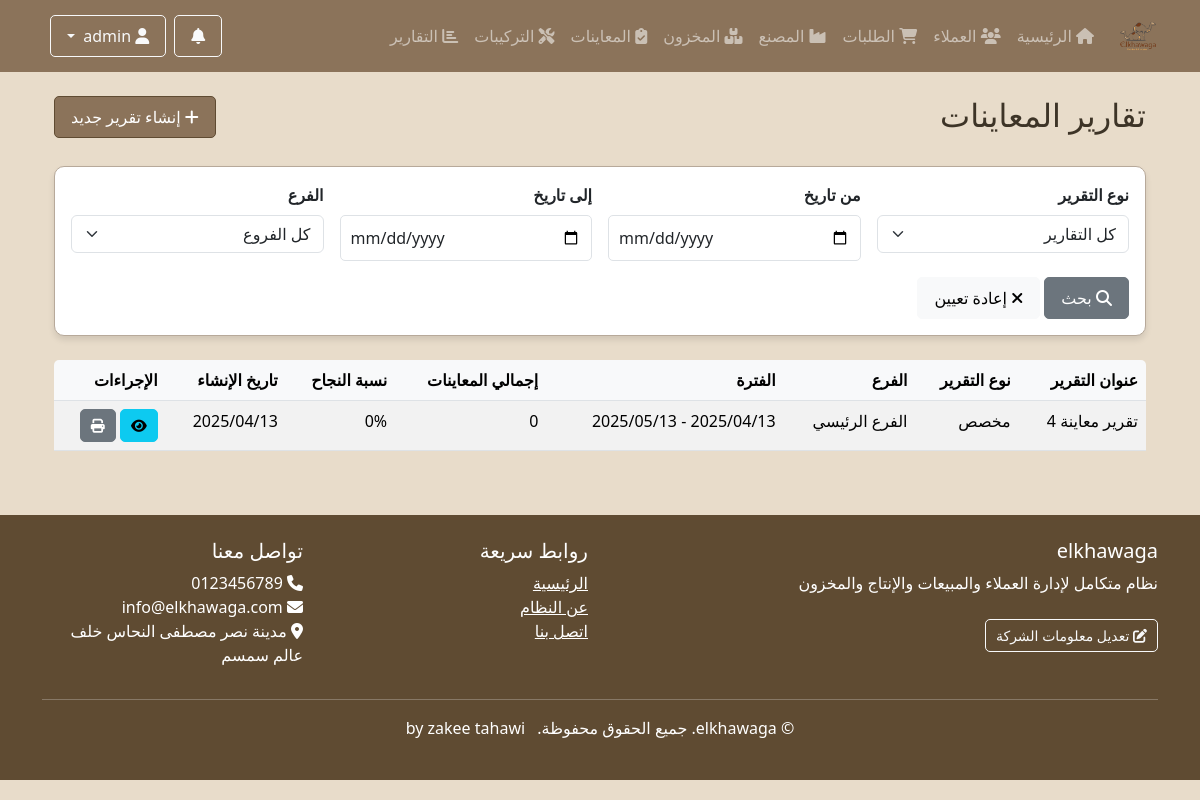
Screenshot of /inspections/reports/ (signed in) with the database file from the repository.
### accounts/models.py (models this page shows, shortened)
class Department(models.Model):
    name = models.CharField(_('اسم القسم'), max_length=100)
    code = models.CharField(_('كود القسم'), max_length=20, unique=True)
    description = models.TextField(_('الوصف'), blank=True)
    icon = models.CharField(_('أيقونة'), max_length=50, default='fas fa-building')
    url_name = models.CharField(_('اسم URL'), max_length=100, help_text=_('اسم URL للقسم في نظام التوجيه'))
    is_active = models.BooleanField(_('نشط'), default=True)
    order = models.PositiveIntegerField(_('الترتيب'), default=0)
    class Meta:
        verbose_name = _('قسم')
        verbose_name_plural = _('الأقسام')
        ordering = ['order', 'name']

class Branch(models.Model):
    code = models.CharField(_('كود الفرع'), max_length=3, unique=True)
    name = models.CharField(_('اسم الفرع'), max_length=100)
    address = models.TextField(_('العنوان'))
    phone = models.CharField(_('رقم الهاتف'), max_length=20)
    email = models.EmailField(_('البريد الإلكتروني'), blank=True)
    is_active = models.BooleanField(_('نشط'), default=True)
    is_main_branch = models.BooleanField(_('فرع رئيسي'), default=False)
    class Meta:
        verbose_name = _('فرع')
        verbose_name_plural = _('الفروع')
        ordering = ['code']

class CompanyInfo(models.Model):
    name = models.CharField(_('اسم الشركة'), max_length=255)
    logo = models.ImageField(_('شعار الشركة'), upload_to='company/', null=True, blank=True)
    description = models.TextField(_('وصف الشركة'), blank=True, default="نظام متكامل لإدارة العملاء والمبيعات والإنتاج والمخزون")
    address = models.TextField(_('العنوان'))
    phone = models.CharField(_('رقم الهاتف'), max_length=20)
    email = models.EmailField(_('البريد الإلكتروني'))
    website = models.URLField(_('الموقع الإلكتروني'), blank=True)
    tax_number = models.CharField(_('الرقم الضريبي'), max_length=50, blank=True)
    commercial_register = models.CharField(_('السجل التجاري'), max_length=50, blank=True)
    facebook = models.URLField(_('فيسبوك'), blank=True)
    twitter = models.URLField(_('تويتر'), blank=True)
    instagram = models.URLField(_('انستغرام'), blank=True)
    linkedin = models.URLField(_('لينكد إن'), blank=True)
    about = models.TextField(_('نبذة عن الشركة'), blank=True)
    vision = models.TextField(_('رؤية الشركة'), blank=True)
    mission = models.TextField(_('رسالة الشركة'), blank=True)
    primary_color = models.CharField(_('اللون الرئيسي'), max_length=7, default='#007bff')
    secondary_color = models.CharField(_('اللون الثانوي'), max_length=7, default='#6c757d')
    accent_color = models.CharField(_('لون التمييز'), max_length=7, default='#28a745')
    class Meta:
        verbose_name = _('معلومات الشركة')
        verbose_name_plural = _('معلومات الشركة')

### inspections/models.py (models this page shows, shortened)
class InspectionReport(models.Model):
    REPORT_TYPE_CHOICES = [
        ('daily', _('يومي')),
        ('weekly', _('أسبوعي')),
        ('monthly', _('شهري')),
        ('custom', _('مخصص')),
    ]
    title = models.CharField(_('عنوان التقرير'), max_length=200)
    report_type = models.CharField(_('نوع التقرير'), max_length=10, choices=REPORT_TYPE_CHOICES)
    branch = models.ForeignKey(Branch, on_delete=models.CASCADE, related_name='inspection_reports', verbose_name=_('الفرع'))
    date_from = models.DateField(_('من تاريخ'))
    date_to = models.DateField(_('إلى تاريخ'))
    total_inspections = models.IntegerField(_('إجمالي المعاينات'), default=0)
    successful_inspections = models.IntegerField(_('المعاينات الناجحة'), default=0)
    pending_inspections = models.IntegerField(_('المعاينات المعلقة'), default=0)
    cancelled_inspections = models.IntegerField(_('المعاينات الملغاة'), default=0)
    notes = models.TextField(_('ملاحظات'), blank=True)
    created_at = models.DateTimeField(_('تاريخ إنشاء التقرير'), auto_now_add=True)
    created_by = models.ForeignKey(User, on_delete=models.SET_NULL, null=True, related_name='inspection_reports_created', verbose_name=_('تم الإنشاء بواسطة'))
    class Meta:
        verbose_name = _('تقرير معاينات')
        verbose_name_plural = _('تقارير المعاينات')
        ordering = ['-created_at']

### inspections/views.py (the view)
# urls.py: path('reports/', views.ReportListView.as_view(), name='report_list'),
class ReportListView(LoginRequiredMixin, ListView):
    model = InspectionReport
    template_name = 'inspections/report_list.html'
    context_object_name = 'reports'
    paginate_by = 10
    def get_queryset(self):
        queryset = super().get_queryset()
        if not self.request.user.is_superuser:
            queryset = queryset.filter(branch=self.request.user.branch)
        return queryset.order_by('-created_at')

### templates/inspections/report_list.html (shortened to what this page needs)
{% extends 'base.html' %}
{% load i18n %}
{% block content %}
<div class="container mt-4">
    <div class="row mb-4">
        <div class="col-md-6">
            <h2>{% trans 'تقارير المعاينات' %}</h2>
        </div>
        <div class="col-md-6 text-end">
            <a href="{% url 'inspections:report_create' %}" class="btn btn-primary">
                <i class="fas fa-plus"></i> {% trans 'إنشاء تقرير جديد' %}
            </a>
        </div>
    </div>
    <div class="card mb-4">
        <div class="card-body">
            <form method="get" class="row g-3">
                <div class="col-md-3">
                    <label class="form-label">{% trans 'نوع التقرير' %}</label>
                    <select name="report_type" class="form-select">
                        <option value="">{% trans 'كل التقارير' %}</option>
                    </select>
                </div>
                <div class="col-md-3">
                    <label class="form-label">{% trans 'من تاريخ' %}</label>
                    <input type="date" name="date_from" class="form-control" value="{{ request.GET.date_from }}">
                </div>
                <div class="col-md-3">
                    <label class="form-label">{% trans 'إلى تاريخ' %}</label>
                    <input type="date" name="date_to" class="form-control" value="{{ request.GET.date_to }}">
                </div>
                {% if user.is_superuser %}
                <div class="col-md-3">
                    <label class="form-label">{% trans 'الفرع' %}</label>
                    <select name="branch" class="form-select">
                        <option value="">{% trans 'كل الفروع' %}</option>
                    </select>
                </div>
                {% endif %}
                <div class="col-12">
                    <button type="submit" class="btn btn-secondary">
                        <i class="fas fa-search"></i> {% trans 'بحث' %}
                    </button>
                    <a href="{% url 'inspections:report_list' %}" class="btn btn-light">
                        <i class="fas fa-times"></i> {% trans 'إعادة تعيين' %}
                    </a>
                </div>
            </form>
        </div>
    </div>
    {% if reports %}
    <div class="table-responsive">
        <table class="table table-striped table-hover">
            <thead>
                <tr>
                    <th>{% trans 'عنوان التقرير' %}</th>
                    <th>{% trans 'نوع التقرير' %}</th>
                    <th>{% trans 'الفرع' %}</th>
                    <th>{% trans 'الفترة' %}</th>
                    <th>{% trans 'إجمالي المعاينات' %}</th>
                    <th>{% trans 'نسبة النجاح' %}</th>
                    <th>{% trans 'تاريخ الإنشاء' %}</th>
                    <th>{% trans 'الإجراءات' %}</th>
                </tr>
            </thead>
            <tbody>
                {% for report in reports %}
                <tr>
                    <td>{{ report.title }}</td>
                    <td>{{ report.get_report_type_display }}</td>
                    <td>{{ report.branch.name }}</td>
                    <td>
                        {{ report.date_from|date:"Y/m/d" }} - {{ report.date_to|date:"Y/m/d" }}
                    </td>
                    <td>{{ report.total_inspections }}</td>
                    <td>
                        {% if report.total_inspections > 0 %}
                            {% widthratio report.successful_inspections report.total_inspections 100 %}%
                        {% else %}
                            0%
                        {% endif %}
                    </td>
                    <td>{{ report.created_at|date:"Y/m/d" }}</td>
                    <td>
                        <a href="{% url 'inspections:report_detail' report.pk %}"
                           class="btn btn-sm btn-info" title="{% trans 'عرض' %}">
                            <i class="fas fa-eye"></i>
                        </a>
                        <a href="#" onclick="window.print()"
                           class="btn btn-sm btn-secondary" title="{% trans 'طباعة' %}">
                            <i class="fas fa-print"></i>
                        </a>
                    </td>
                </tr>
                {% endfor %}
            </tbody>
        </table>
    </div>
    {% else %}
    <div class="alert alert-info">
        {% trans 'لا توجد تقارير متاحة.' %}
    </div>
    {% endif %}
</div>
{% endblock %}

### templates/base.html (shortened to what this page needs)
<!DOCTYPE html>
{% load static %}
<html lang="ar" dir="rtl">
<head>
    <link rel="stylesheet" href="https://cdn.jsdelivr.net/npm/bootstrap@5.3.2/dist/css/bootstrap.rtl.min.css">
    <link rel="stylesheet" href="https://cdnjs.cloudflare.com/ajax/libs/font-awesome/6.5.1/css/all.min.css">
    <link rel="stylesheet" href="{% static 'css/style.css' %}">
</head>
<body>
    <nav class="navbar navbar-expand-lg navbar-dark bg-primary">
        <div class="container">
            <a class="navbar-brand" href="{% url 'home' %}">
                <div class="d-flex align-items-center">
                    <img src="{% static 'img/logo.png' %}" alt="شعار النظام" class="logo-img" style="width: 40px; height: 40px;">
                </div>
            </a>
            <div class="collapse navbar-collapse" id="navbarNav">
                <ul class="navbar-nav me-auto mb-2 mb-lg-0">
                    <li class="nav-item">
                        <a class="nav-link" href="{% url 'home' %}"><i class="fas fa-home"></i> الرئيسية</a>
                    </li>
                    {% if user.is_superuser %}
                        {% for dept in all_departments %}
                            {% if dept.code == 'factory' %}
                                <li class="nav-item">
                                    <a class="nav-link" href="{% url dept.url_name %}">
                                        <i class="{{ dept.icon }}"></i> {{ dept.name }}
                                    </a>
                                </li>
                            {% else %}
                                <li class="nav-item">
                                    <a class="nav-link" href="{% url dept.url_name %}">
                                        <i class="{{ dept.icon }}"></i> {{ dept.name }}
                                    </a>
                                </li>
                            {% endif %}
                        {% endfor %}
                    {% endif %}
                </ul>
                <div class="d-flex align-items-center">
                    {% if user.is_authenticated %}
                    <div class="dropdown me-2">
                        <button class="btn btn-outline-light position-relative" type="button" id="notificationsDropdown" data-bs-toggle="dropdown">
                            <i class="fas fa-bell"></i>
                        </button>
                    </div>
                    <div class="dropdown me-2">
                        <button class="btn btn-outline-light dropdown-toggle" type="button" id="userDropdown" data-bs-toggle="dropdown">
                            <i class="fas fa-user"></i> {{ user.get_full_name|default:user.username }}
                        </button>
                    </div>
                    {% else %}
                    <a href="{% url 'accounts:login' %}" class="btn btn-outline-light"><i class="fas fa-sign-in-alt"></i> تسجيل الدخول</a>
                    {% endif %}
                </div>
            </div>
        </div>
    </nav>
    <main class="container mt-4">
        {% block content %}{% endblock %}
    </main>
    <footer class="text-white mt-5 py-4" style="background-color: var(--accent);">
        <div class="container">
            <div class="row">
                <div class="col-md-6">
                    <h5>{{ company_info.name|default:"نظام الخواجه لإدارة العملاء" }}</h5>
                    <p>{{ company_info.description|default:"نظام متكامل لإدارة العملاء والمبيعات والإنتاج والمخزون" }}</p>
                    {% if user.is_staff %}
                    <a href="{% url 'accounts:company_info' %}" class="btn btn-sm btn-outline-light mt-2">
                        <i class="fas fa-edit"></i> تعديل معلومات الشركة
                    </a>
                    {% endif %}
                </div>
                <div class="col-md-3">
                    <h5>روابط سريعة</h5>
                    <ul class="list-unstyled">
                        <li><a href="{% url 'home' %}" class="text-white">الرئيسية</a></li>
                        <li><a href="{% url 'about' %}" class="text-white">عن النظام</a></li>
                        <li><a href="{% url 'contact' %}" class="text-white">اتصل بنا</a></li>
                    </ul>
                </div>
                <div class="col-md-3">
                    <h5>تواصل معنا</h5>
                    <ul class="list-unstyled">
                        <li><i class="fas fa-phone"></i> {{ company_info.phone|default:"+20 123 456 7890" }}</li>
                        <li><i class="fas fa-envelope"></i> {{ company_info.email|default:"info@elkhawaga.com" }}</li>
                        {% if company_info.address %}
                        <li><i class="fas fa-map-marker-alt"></i> {{ company_info.address }}</li>
                        {% endif %}
                    </ul>
                </div>
            </div>
            <hr>
            <div class="text-center">
                <p>&copy; {{ current_year }} {{ company_info.name|default:"نظام الخواجه" }}. جميع الحقوق محفوظة. <span class="ms-2">by zakee tahawi</span></p>
            </div>
        </div>
    </footer>
</body>
</html>

### rows the page displays
Department: name "العملاء"
Department: name "الطلبات"
Department: name "المصنع"
Department: name "المخزون"
Department: name "المعاينات"
Department: name "التركيبات"
Department: name "التقارير"
InspectionReport: title "تقرير معاينة 4", report_type "مخصص", branch.name "الفرع الرئيسي", date_to "2025/05/13", total_inspections "0", shows "0%", created_at "2025/04/13"
CompanyInfo: name "elkhawaga", description "نظام متكامل لإدارة العملاء والمبيعات والإنتاج والمخزون", phone "0123456789", email "info@elkhawaga.com", address "مدينة نصر مصطفى النحاس خلف عالم سمسم"
